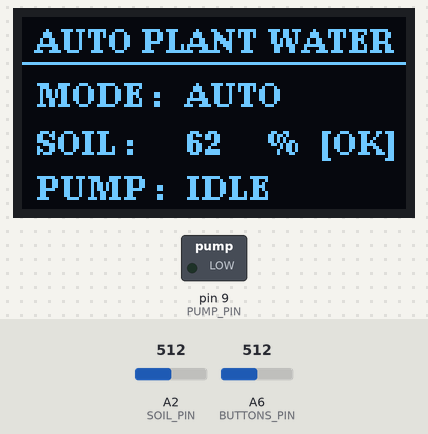
This sketch was run on a simulated Arduino Nano, built with avr-gcc and run on an emulated ATmega328P. On the bench: 128×64 one-colour display, switched loads named in the sketch (green lamp = pin HIGH). The test bench sets the inputs (shaded band); at power-on: A2 (SOIL_PIN) = 512, A6 (BUTTONS_PIN) = 512. What the sketch prints to the serial monitor is not drawn.

Above: at 2.4 s.
2.5 s: A2 (SOIL_PIN) set to 589
4.9 s: A2 (SOIL_PIN) set to 609
At 7.1 s:
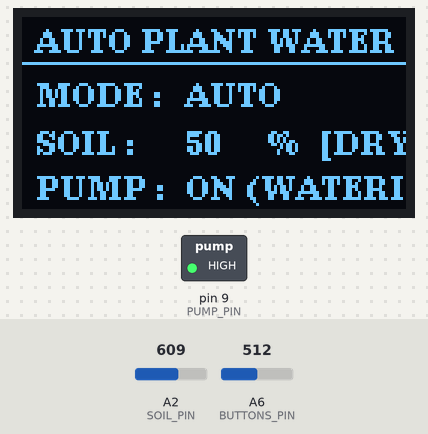
7.4 s: A6 (BUTTONS_PIN) set to 718
11.0 s: A6 (BUTTONS_PIN) set to 738
At 13.6 s:
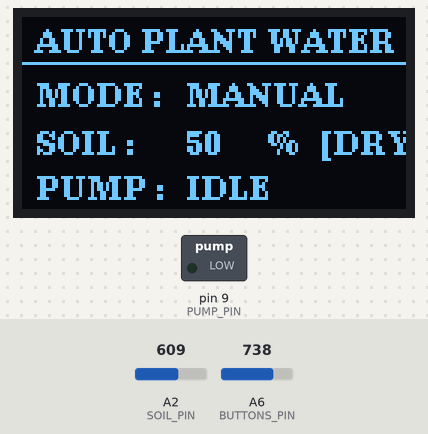
14.1 s: A2 (SOIL_PIN) set to 490
At 16.5 s:
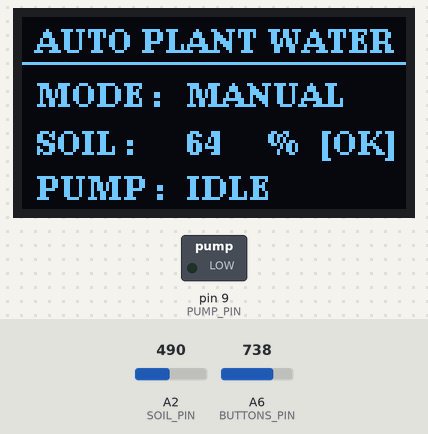
Timing chart, 0 to 17.6 s (numbered marks = the images above; inputs shaded):
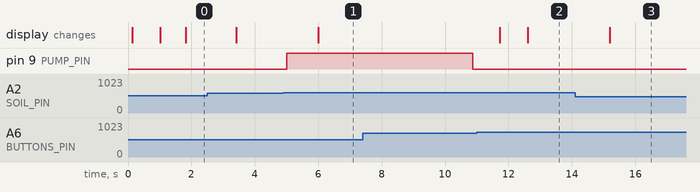

Measured:
- the behaviour switches between 600 and 601 on A2 (SOIL_PIN) (found by bisection; images 0 and 1)
- the behaviour switches between 727 and 728 on A6 (BUTTONS_PIN) (found by bisection; images 1 and 2)
- after the input at 4.9 s, pin 9 (PUMP_PIN): LOW → HIGH after 0.10 s; the display: changes after 1.1 s (image 1)
- after the input at 11.0 s, pin 9 (PUMP_PIN): stays LOW (without the input it goes to HIGH after 0.73 s); the display: first differs from a run without the input after 1.6 s (image 2)
- after the input at 14.1 s, the display: changes after 1.1 s (image 3)

The sketch:

Project_41.ino
```cpp
/*
==================================================
Day 41 | Project-41: Auto Plant Watering
Board  : Young Engineer Board
Hardware:
  - Pump Output Pin     : D9
  - Soil Moisture Sensor: Pin A2 (Analog)
  - Button Ladder Pin   : Pin A6 (Calibrated: Select, Up, Down, Back)
  - Display             : 0.96" I2C OLED (U8g2 - RAM Safe)

Calibrated Button Values (A6):
  - Select (931-932) : Toggle Mode (AUTO <-> MANUAL)
  - Up     (853-855) : Manual Pump ON
  - Down   (789-790) : Manual Pump OFF
  - Back   (733-734) : Emergency STOP

Automation Logic:
  - Soil Dry (ADC > 600)  -> Auto Pump ON (Runs for safe burst)
  - Soil Wet (ADC <= 600) -> Auto Pump OFF
==================================================
*/

#include <Wire.h>
#include <U8g2lib.h>

#define PUMP_PIN        9
#define SOIL_PIN        A2
#define BUTTONS_PIN     A6

// Calibrated Ladder Ranges
#define BTN_SEL_MIN     925
#define BTN_SEL_MAX     938
#define BTN_UP_MIN      848
#define BTN_UP_MAX      860
#define BTN_DOWN_MIN    783
#define BTN_DOWN_MAX    795
#define BTN_BACK_MIN    728
#define BTN_BACK_MAX    740

enum Button { BTN_NONE, BTN_SELECT, BTN_UP, BTN_DOWN, BTN_BACK };

Button readButton() {
  int val = analogRead(BUTTONS_PIN);
  if (val >= BTN_SEL_MIN  && val <= BTN_SEL_MAX)  return BTN_SELECT;
  if (val >= BTN_UP_MIN   && val <= BTN_UP_MAX)   return BTN_UP;
  if (val >= BTN_DOWN_MIN && val <= BTN_DOWN_MAX) return BTN_DOWN;
  if (val >= BTN_BACK_MIN && val <= BTN_BACK_MAX) return BTN_BACK;
  return BTN_NONE;
}

U8G2_SSD1306_128X64_NONAME_1_HW_I2C u8g2(U8G2_R0, /* reset=*/ U8X8_PIN_NONE);

// System Configuration
const int DRY_THRESHOLD = 600; // Above 600 = Dry Soil
bool autoMode = true;          // Start in AUTO mode
bool pumpRunning = false;
int rawSoilValue = 0;
int moisturePercent = 0;

// Non-blocking Timers
unsigned long lastSensorRead = 0;
unsigned long lastSerialLog  = 0;
unsigned long pumpStartTime  = 0;
const unsigned long MAX_PUMP_BURST_MS = 5000; // 5 seconds safety cutoff

Button lastButton = BTN_NONE;
unsigned long lastDebounceTime = 0;
const unsigned long debounceDelay = 200;

void setPump(bool state) {
  pumpRunning = state;
  digitalWrite(PUMP_PIN, pumpRunning ? HIGH : LOW);
  if (pumpRunning) {
    pumpStartTime = millis();
  }
}

void updateDisplay() {
  u8g2.firstPage();
  do {
    u8g2.setFont(u8g2_font_ncenB08_tr);
    u8g2.drawStr(5, 12, "AUTO PLANT WATER");
    u8g2.drawHLine(0, 15, 128);

    // Mode
    u8g2.drawStr(5, 30, "MODE :");
    u8g2.drawStr(55, 30, autoMode ? "AUTO" : "MANUAL");

    // Soil Moisture
    u8g2.drawStr(5, 46, "SOIL :");
    char moistBuf[6];
    itoa(moisturePercent, moistBuf, 10);
    u8g2.drawStr(55, 46, moistBuf);
    u8g2.drawStr(82, 46, "%");
    if (rawSoilValue > DRY_THRESHOLD) {
      u8g2.drawStr(100, 46, "[DRY]");
    } else {
      u8g2.drawStr(100, 46, "[OK]");
    }

    // Pump Status
    u8g2.drawStr(5, 61, "PUMP :");
    if (pumpRunning) {
      u8g2.drawStr(55, 61, "ON (WATERING)");
    } else {
      u8g2.drawStr(55, 61, "IDLE");
    }
  } while (u8g2.nextPage());
}

void handleButtonInputs() {
  Button currentBtn = readButton();

  if (currentBtn != lastButton && (millis() - lastDebounceTime > debounceDelay)) {
    lastDebounceTime = millis();

    // Select: Toggle AUTO <-> MANUAL
    if (currentBtn == BTN_SELECT) {
      autoMode = !autoMode;
      setPump(false);
      updateDisplay();
      Serial.print(F("[MODE SWITCH] Current Mode: "));
      Serial.println(autoMode ? F("AUTO") : F("MANUAL"));
    }
    // Up: Manual Pump ON (Only in Manual Mode)
    else if (currentBtn == BTN_UP && !autoMode) {
      setPump(true);
      updateDisplay();
      Serial.println(F("[MANUAL] Pump Turned ON"));
    }
    // Down: Manual Pump OFF (Only in Manual Mode)
    else if (currentBtn == BTN_DOWN && !autoMode) {
      setPump(false);
      updateDisplay();
      Serial.println(F("[MANUAL] Pump Turned OFF"));
    }
    // Back: Emergency Stop (Works in both modes)
    else if (currentBtn == BTN_BACK) {
      autoMode = false;
      setPump(false);
      updateDisplay();
      Serial.println(F("[EMERGENCY STOP] Pump Cutoff & Set to MANUAL"));
    }
  }

  lastButton = currentBtn;
}

void setup() {
  Serial.begin(9600);
  delay(100);

  pinMode(PUMP_PIN, OUTPUT);
  pinMode(SOIL_PIN, INPUT);
  pinMode(BUTTONS_PIN, INPUT);

  setPump(false);

  u8g2.begin();

  Serial.println(F("========================================"));
  Serial.println(F(" DAY 41 | PROJECT-41: AUTO PLANT WATER  "));
  Serial.println(F("========================================"));
  Serial.println(F("Pump: D9 | Soil: A2 | Buttons: A6 (Ladder)"));

  updateDisplay();
}

void loop() {
  // 1. Read Button Inputs
  handleButtonInputs();

  // 2. Read Soil Moisture Sensor (Every 500ms)
  if (millis() - lastSensorRead >= 500) {
    lastSensorRead = millis();
    rawSoilValue = analogRead(SOIL_PIN);

    // Map raw ADC (1023 Dry -> 200 Wet) to percentage
    int mappedPercent = map(rawSoilValue, 1023, 200, 0, 100);
    moisturePercent = constrain(mappedPercent, 0, 100);

    // 3. Automation Logic in AUTO Mode
    if (autoMode) {
      if (rawSoilValue > DRY_THRESHOLD && !pumpRunning) {
        setPump(true); // Soil is dry -> start watering
        Serial.println(F("[AUTO] Soil is DRY -> Pump ON"));
      }
      else if (rawSoilValue <= DRY_THRESHOLD && pumpRunning) {
        setPump(false); // Soil is moist enough -> stop watering
        Serial.println(F("[AUTO] Soil is MOIST -> Pump OFF"));
      }
    }

    // Safety timeout: Do not run continuously longer than safe burst limit
    if (pumpRunning && (millis() - pumpStartTime >= MAX_PUMP_BURST_MS)) {
      setPump(false);
      Serial.println(F("[SAFETY] Max watering burst reached -> Pump OFF"));
    }

    updateDisplay();
  }

  // 4. Live Telemetry on Serial Monitor (Every 1000ms)
  if (millis() - lastSerialLog >= 1000) {
    lastSerialLog = millis();
    Serial.print(F("Mode: "));
    Serial.print(autoMode ? F("AUTO  ") : F("MANUAL"));
    Serial.print(F(" | Raw Soil: "));
    Serial.print(rawSoilValue);
    Serial.print(F(" | Moisture: "));
    Serial.print(moisturePercent);
    Serial.print(F("% | Pump: "));
    Serial.println(pumpRunning ? F("ON (Watering)") : F("IDLE"));
  }
}
```
